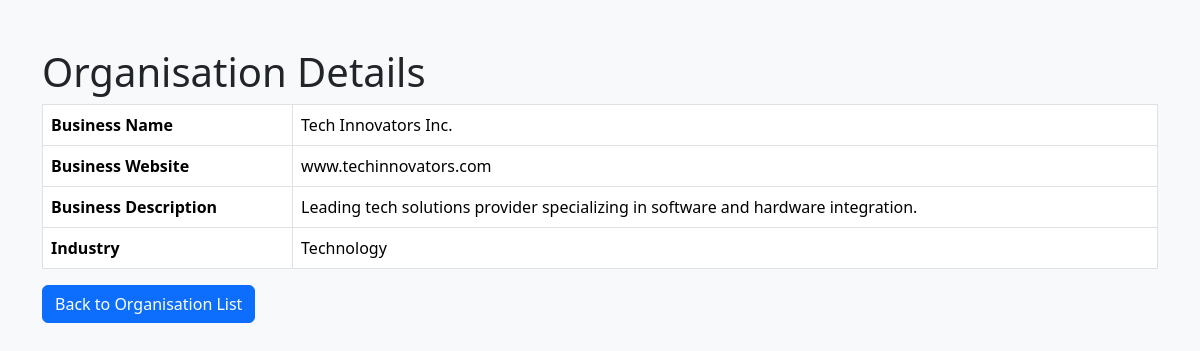
Screenshot of /view_organisation_detail.php?organisation_id=1 (signed in) with the database file from the repository.
### tables this page shows
CREATE TABLE `organisation` (
  `organisation_id` int(11) NOT NULL,
  `business_name` varchar(50) NOT NULL,
  `business_website` varchar(50) DEFAULT NULL,
  `business_description` varchar(500) NOT NULL,
  `industry` varchar(50) DEFAULT NULL
);

### view_organisation_detail.php (the view, shortened to what this page needs)
<?php
require_once("connection.php");
$stmt = $dbh->prepare("SELECT * FROM `organisation` WHERE `organisation_id` = :organisation_id");
$stmt->execute(['organisation_id' => $_GET['organisation_id']]);
if ($stmt->rowCount() == 1 && $row = $stmt->fetchObject()) {
    ?>
    <!doctype html>
    <html lang="en">
    <head>
        <link href="https://cdn.jsdelivr.net/npm/bootstrap@5.3.3/dist/css/bootstrap.min.css" rel="stylesheet">
    </head>
    <body class="bg-body-tertiary">
    <div class="container mt-5">
        <h1>Organisation Details</h1>
        <table class="table table-bordered">
            <tr>
                <th>Business Name</th>
                <td><?= htmlspecialchars($row->business_name) ?></td>
            </tr>
            <tr>
                <th>Business Website</th>
                <td><?= htmlspecialchars($row->business_website) ?></td>
            </tr>
            <tr>
                <th>Business Description</th>
                <td><?= htmlspecialchars($row->business_description) ?></td>
            </tr>
            <tr>
                <th>Industry</th>
                <td><?= htmlspecialchars($row->industry) ?></td>
            </tr>
        </table>
        <a href="dashboard_organisation.php" class="btn btn-primary">Back to Organisation List</a>
    </div>
    </body>
    </html>
    <?php
} else {
    header('Location: dashboard_organisation.php');
    exit;
}
?>

### rows the page displays
organisation: business_name "Tech Innovators Inc.", business_website "www.techinnovators.com", business_description "Leading tech solutions provider specializing in software and hardware integration.", industry "Technology"
